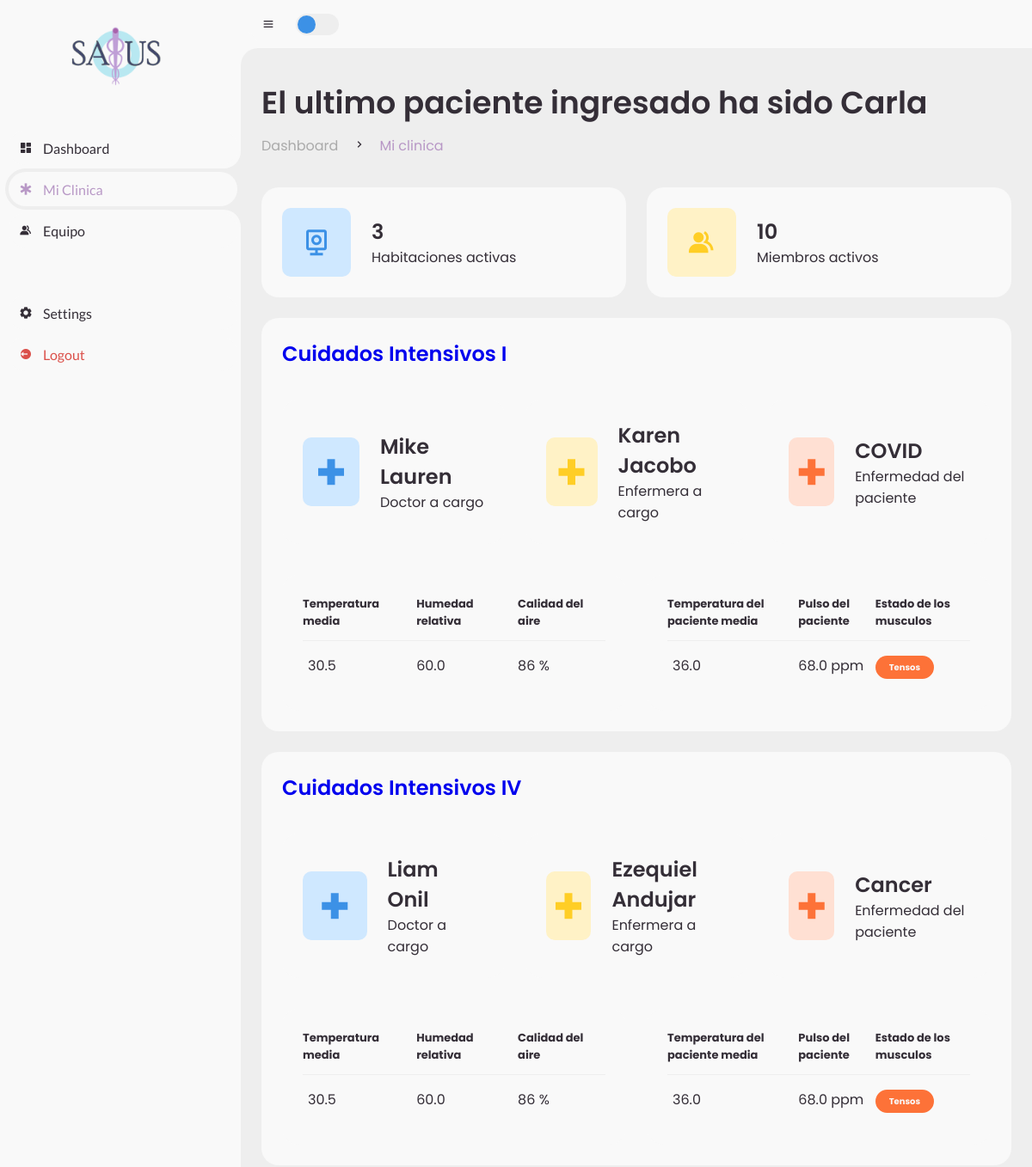
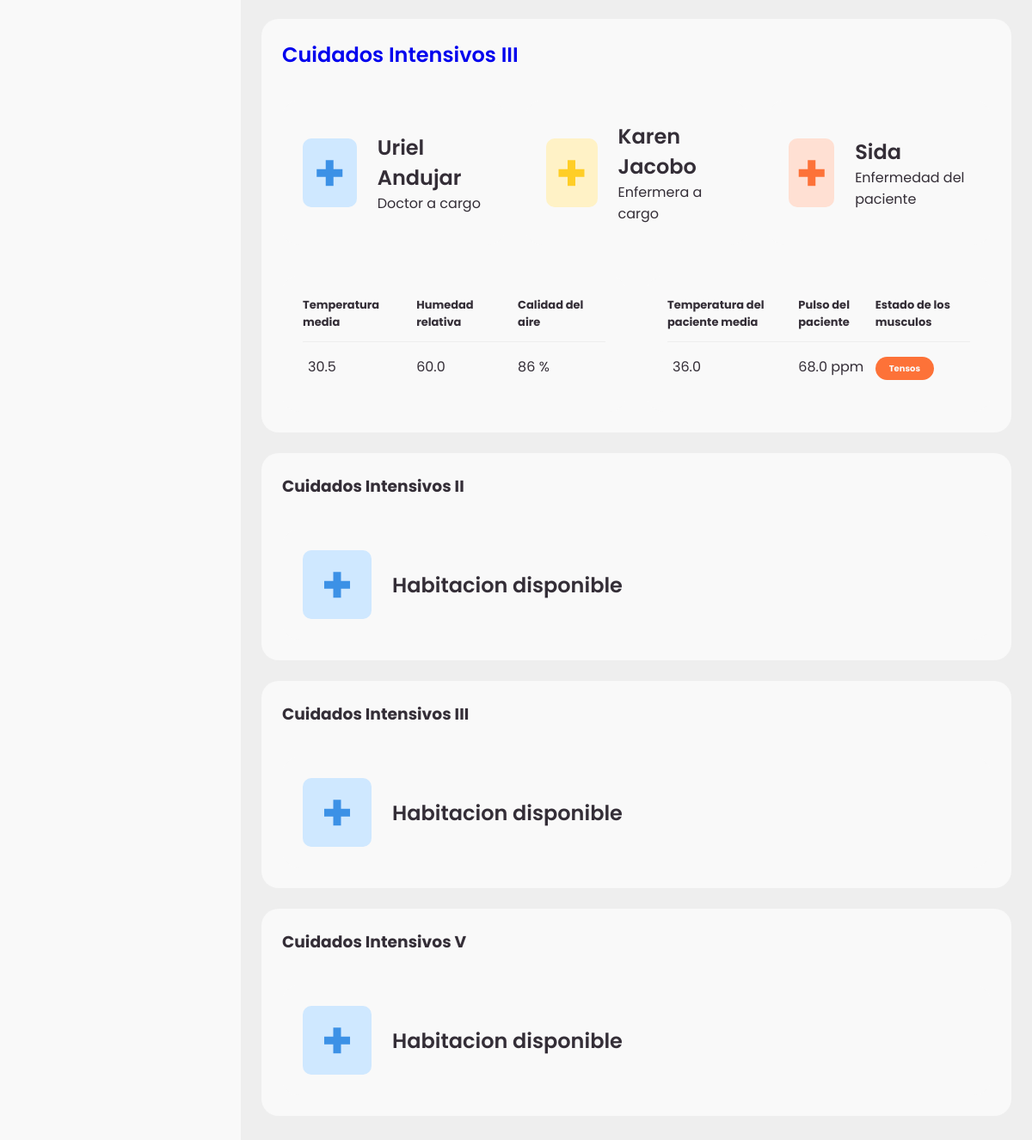
/salusApp/dashboard/mi-clinica (signed in), run on the app's committed database (2 pictures, top to bottom).
### salusApp/models.py (models this page shows)
class Patient(models.Model):
    person = models.ForeignKey(Person, on_delete=models.CASCADE)
    nurse = models.ForeignKey(Person, on_delete=models.DO_NOTHING, related_name="nurse")
    doctor = models.ForeignKey(Person, on_delete=models.DO_NOTHING, related_name="doctor")
    room = models.ForeignKey(Room, on_delete=models.DO_NOTHING)
    first_nameReference = models.CharField("Reference Person's first name", max_length=15)
    last_nameReference = models.CharField("Reference Person's last name", max_length=15)
    KinshipChoices = [
        ('H', "Esposo"), #H -> Husband
        ('A', "Amigo"),
        ('F', "Familiar")
    ]
    kinshipReference = models.CharField("Reference Person's kinshipness", choices=KinshipChoices, max_length=1)
    phone_reference = models.CharField("Reference person's phone number", max_length=15)
    bmi = models.FloatField("Person's BMI") #IMC
    weight_in_pounds = models.FloatField("Perons's Weight")
    height_in_meters = models.FloatField("Perons's Height")
    bloodTypes = [
        ('O+', 'O Positivo'),
        ('O-', 'O Negativo'),
        ('A+', 'A Positivo'),
        ('A-', 'A Negativo'),
        ('B+', 'B Positivo'),
        ('B-', 'B Negativo'),
        ('AB+','AB Positivo'),
        ('AB-','AB Negativo')
    ]
    bloodType = models.CharField(choices=bloodTypes, max_length=3)
    ars = models.CharField("Person's ARS type", max_length=15)
    join_date = models.DateField("Person's joining date")
    illness = models.CharField("Persons's illness", max_length=50)
    hospitalizationChoices = [
        ('U', "Urgente"),
        ('P', "Programado"),
        ('I', "Intrahospitalario")
    ]
    hospitalization = models.CharField("Patient's type of hospitalization", max_length=1, choices=hospitalizationChoices)

class Person(models.Model):
    first_name = models.CharField("Person's first name", max_length=30)
    last_name = models.CharField("Person's last name",max_length=30)
    photo = models.ImageField(blank=True, null=False, upload_to='salusApp/static/media/')
    age = models.IntegerField("Person's age")
    address = models.CharField("Person's address", max_length=100)
    sexoChoices = [
        ('M', "Masculino"),
        ('F', "Femenino")
    ]
    sex = models.CharField("Person's sex", choices=sexoChoices, max_length=1)
    phone = models.CharField("Person's phone", max_length=15)
    idNumber = models.CharField("Person's id", max_length=10) #Cedula
    isDoctor = models.BooleanField("Is this Person a doctor?")
    isNurse = models.BooleanField("Is this Person a nurse?")

class Room(models.Model):
    roomName = models.CharField(max_length=30)
    isAvailable = models.BooleanField(default=True)

class Sensores(models.Model):
    room = models.ForeignKey(Room, on_delete=models.CASCADE)
    roomTemperature = models.FloatField("Room's Temperature")
    patientTemperature = models.FloatField("Patient's Temperature")
    roomHumidity = models.FloatField("Room's relative humidity %")
    roomDustLevel = models.IntegerField("Room's dust level in %")
    roomAirQuality = models.IntegerField("Room's AirQuality in %")
    patientPulse = models.FloatField("Patient's pulse value")
    patientElectro = models.IntegerField("Patient's elect")

### salusApp/views.py (the view)
# urls.py: path('dashboard/mi-clinica', views.dashboard_clinica, name='mi-clinica'),
@login_required()
def dashboard_clinica(request):
    contador_habitaciones = len(Patient.objects.all()) if Patient.objects.all() else 0
    contador_miembros_equipo = len(Person.objects.filter(isNurse=True)) + len(Person.objects.filter(isDoctor=True))
    pacientes = Patient.objects.all() if contador_habitaciones else 0
    habitaciones = Room.objects.filter(isAvailable=True) if Room.objects.filter(isAvailable=True) else 0
    sensores = Sensores.objects.all()
    sensores = sensores[len(sensores)-1]
    ultimo_paciente = pacientes[len(pacientes)-1]
    context = {
        "contador_habitaciones":contador_habitaciones,
        "contador_miembros_equipo":contador_miembros_equipo,
        "pacientes":pacientes,
        "habitaciones":habitaciones,
        "sensores":sensores,
        "ultimo_paciente":ultimo_paciente
        }
    return render(request, 'salusApp/dashboard-miClinica.html', context)

### salusApp/templates/salusApp/dashboard-miClinica.html
{% extends 'salusApp/dashboard_base.html' %}
{% load static %}
{% block content %}
        <main>
            <div class="head-title">
                <div class="left">
                    <h1>El ultimo paciente ingresado ha sido {{ ultimo_paciente.person.first_name }}</h1>
                    <ul class="breadcrumb">
                        <li>
                            <a href="#">Dashboard</a>
                        </li>
                        <li><i class='bx bx-chevron-right'></i></li>
                        <li>
                            <a class="active" href="{% url 'mi-clinica' %}">Mi clinica</a>
                        </li>
                    </ul>
                </div>
            </div>
            <ul class="box-info">
                <li>
                    <i class='bx bx-camera-home'></i>
                    <span class="text">
						<h3>{{contador_habitaciones}}</h3>
						<p>Habitaciones activas</p>
					</span>
                </li>
                <li>
                    <i class='bx bxs-group'></i>
                    <span class="text">
						<h3>{{contador_miembros_equipo}}</h3>
						<p>Miembros activos</p>
					</span>
                </li>
            </ul>
            {% for paciente in pacientes %}
            <div class="table-data">
                <div class="order">
                    <a href="{% url 'mi-clinica-room' paciente.room.id %}">
                        <div class="head">
                        <h3>{{paciente.room.roomName}}</h3>
                    </div>
                </a>
                    <ul class="box-info">
                        <li>
                            <i class='bx bx-plus-medical'></i>
                            <span class="text">
                                <h3>{{paciente.doctor.first_name}} {{paciente.doctor.last_name}}</h3>
                                <p>Doctor a cargo</p>
                            </span>
                        </li>
                        <li>
                            <i class='bx bx-plus-medical'></i>
                            <span class="text">
                                <h3>{{paciente.nurse.first_name}} {{paciente.nurse.last_name}}</h3>
                                <p>Enfermera a cargo</p>
                            </span>
                        </li>
                        <li>
                            <i class='bx bx-plus-medical'></i>
                            <span class="text">
                                <h3>{{paciente.illness}}</h3>
                                <p>Enfermedad del paciente</p>
                            </span>
                        </li>
                    </ul>
                    <ul class="box-info">
                        <li>
                            <table>
                                <thead>
                                    <tr>
                                        <th>Temperatura media</th>
                                        <th>Humedad relativa</th>
                                        <th>Calidad del aire</th>
                                    </tr>
                                </thead>
                                <tbody>
                                    <tr>
                                        <td>
                                            <p>{{sensores.roomTemperature}}</p>
                                        </td>
                                        <td>{{sensores.roomHumidity}}</td>
                                        <td><span>{{sensores.roomAirQuality}} %</span></td>
                                    </tr>
                                </tbody>
                            </table>
                        </li>
                        <li>
                            <table>
                                <thead>
                                    <tr>
                                        <th>Temperatura del paciente media</th>
                                        <th>Pulso del paciente</th>
                                        <th>Estado de los musculos</th>
                                    </tr>
                                </thead>
                                <tbody>
                                    <tr>
                                        <td>
                                            <p>{{sensores.patientTemperature}}</p>
                                        </td>
                                        <td>{{sensores.patientPulse}} ppm</td>
                                        <td><span class="status pending">Tensos</span></td>
                                    </tr>
                                </tbody>
                            </table>
                        </li>
                    </ul>
                </div>
            </div>
            {% endfor %}
            {% for habitacion in habitaciones %}
            <div class="table-data">
                <div class="order">
                    <h3>{{habitacion.roomName}}</h3>
                    <ul class="box-info">
                        <li>
                            <i class='bx bx-plus-medical'></i>
                            <span class="text">
                                <h3>Habitacion disponible</h3>
                            </span>
                        </li>
                    </ul>
                </div>
            </div>
            {% endfor %}
        </main>
    </section>
{% endblock content %}

### salusApp/static/salusApp/css/dashboard.css (style rules this page uses)
* { margin: 0; padding: 0; box-sizing: border-box; }
a { text-decoration: none; }
li { list-style: none; }
:root { --poppins: 'Poppins', sans-serif; --lato: 'Lato', sans-serif; --light: #F9F9F9; --blue: #3C91E6; --light-blue: #CFE8FF; --grey: #eee; --dark-grey: #AAAAAA; --dark: #342E37; --red: #DB504A; --yellow: #FFCE26; --light-yellow: #FFF2C6; --orange: #FD7238; --light-orange: #FFE0D3; }
html { overflow-x: hidden; }
body { background: var(--grey); overflow-x: hidden; }
#content main { width: 100%; padding: 36px 24px; font-family: var(--poppins); max-height: calc(100vh - 56px); overflow-y: auto; }
#content main .head-title { display: flex; align-items: center; justify-content: space-between; grid-gap: 16px; flex-wrap: wrap; }
#content main .head-title .left h1 { font-size: 36px; font-weight: 600; margin-bottom: 10px; color: var(--dark); }
#content main .head-title .left .breadcrumb { display: flex; align-items: center; grid-gap: 16px; }
#content main .head-title .left .breadcrumb li { color: var(--dark); }
#content main .head-title .left .breadcrumb li a { color: var(--dark-grey); pointer-events: none; }
#content main .head-title .left .breadcrumb li a.active { color: #B898C6 !important; pointer-events: unset; }
#content main .box-info { display: grid; grid-template-columns: repeat(auto-fit, minmax(240px, 1fr)); grid-gap: 24px; margin-top: 36px; }
#content main .box-info li { padding: 24px; background: var(--light); border-radius: 20px; display: flex; align-items: center; grid-gap: 24px; }
#content main .box-info li .bx { width: 80px; height: 80px; border-radius: 10px; font-size: 36px; display: flex; justify-content: center; align-items: center; }
#content main .box-info li:nth-child(1) .bx { background: var(--light-blue); color: var(--blue); }
#content main .box-info li:nth-child(2) .bx { background: var(--light-yellow); color: var(--yellow); }
#content main .box-info li:nth-child(3) .bx { background: var(--light-orange); color: var(--orange); }
#content main .box-info li .text h3 { font-size: 24px; font-weight: 600; color: var(--dark); }
#content main .box-info li .text p { color: var(--dark); }
#content main .table-data { display: flex; flex-wrap: wrap; grid-gap: 24px; margin-top: 24px; width: 100%; color: var(--dark); }
#content main .table-data>div { border-radius: 20px; background: var(--light); padding: 24px; overflow-x: auto; }
#content main .table-data .head { display: flex; align-items: center; grid-gap: 16px; margin-bottom: 24px; }
#content main .table-data .head h3 { margin-right: auto; font-size: 24px; font-weight: 600; }
#content main .table-data .order { flex-grow: 1; flex-basis: 500px; }
#content main .table-data .order table { width: 100%; border-collapse: collapse; }
#content main .table-data .order table th { padding-bottom: 12px; font-size: 13px; text-align: left; border-bottom: 1px solid var(--grey); }
#content main .table-data .order table td { padding: 16px 0; }
#content main .table-data .order table tr td:first-child { display: flex; align-items: center; grid-gap: 12px; padding-left: 6px; }
#content main .table-data .order table tr td .status { font-size: 10px; padding: 6px 16px; color: var(--light); border-radius: 20px; font-weight: 700; }
#content main .table-data .order table tr td .status.pending { background: var(--orange); }

### data on the page
Patient: person.first_name "Carla", room.roomName "Cuidados Intensivos III", doctor.first_name "Uriel", doctor.last_name "Andujar", nurse.first_name "Karen", nurse.last_name "Jacobo", illness "Sida"
Patient: room.roomName "Cuidados Intensivos I", doctor.first_name "Mike", doctor.last_name "Lauren", nurse.first_name "Karen", nurse.last_name "Jacobo", illness "COVID"
Sensores: roomTemperature "30.5", roomHumidity "60.0", roomAirQuality "86", patientTemperature "36.0", patientPulse "68.0"
Patient: room.roomName "Cuidados Intensivos IV", doctor.first_name "Liam", doctor.last_name "Onil", nurse.first_name "Ezequiel", nurse.last_name "Andujar", illness "Cancer"
Room: roomName "Cuidados Intensivos II"
Room: roomName "Cuidados Intensivos III"
Room: roomName "Cuidados Intensivos V"

### other printed values
{{ contador_habitaciones }} "3"
{{ contador_miembros_equipo }} "10"
